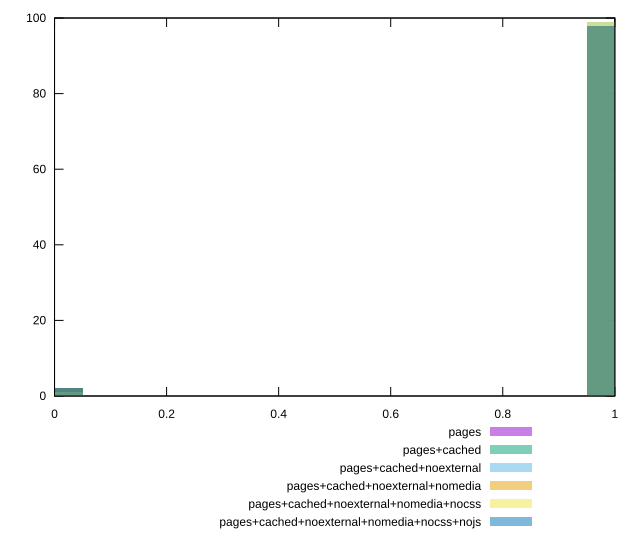

Write the gnuplot code that produced this figure.
reset

$pages <<EOF
0 2
1 98
EOF

$pagesCached <<EOF
1 98
0 2
EOF

$pagesCachedNoexternal <<EOF
1 99
0 1
EOF

$pagesCachedNoexternalNomedia <<EOF
1 98
0 2
EOF

$pagesCachedNoexternalNomediaNocss <<EOF
1 99
0 1
EOF

$pagesCachedNoexternalNomediaNocssNojs <<EOF
1 98
0 2
EOF

set key outside below
set boxwidth 0.1
set xrange [0:1]
set yrange [0:100]
set trange [0:100]
set style fill transparent solid 0.5 noborder
set terminal svg size 640, 540 enhanced background rgb 'white'
set output "reprap/server-response-time/comparison/histogram/all_score.svg"

plot $pages title "pages" with boxes, \
     $pagesCached title "pages+cached" with boxes, \
     $pagesCachedNoexternal title "pages+cached+noexternal" with boxes, \
     $pagesCachedNoexternalNomedia title "pages+cached+noexternal+nomedia" with boxes, \
     $pagesCachedNoexternalNomediaNocss title "pages+cached+noexternal+nomedia+nocss" with boxes, \
     $pagesCachedNoexternalNomediaNocssNojs title "pages+cached+noexternal+nomedia+nocss+nojs" with boxes

reset
